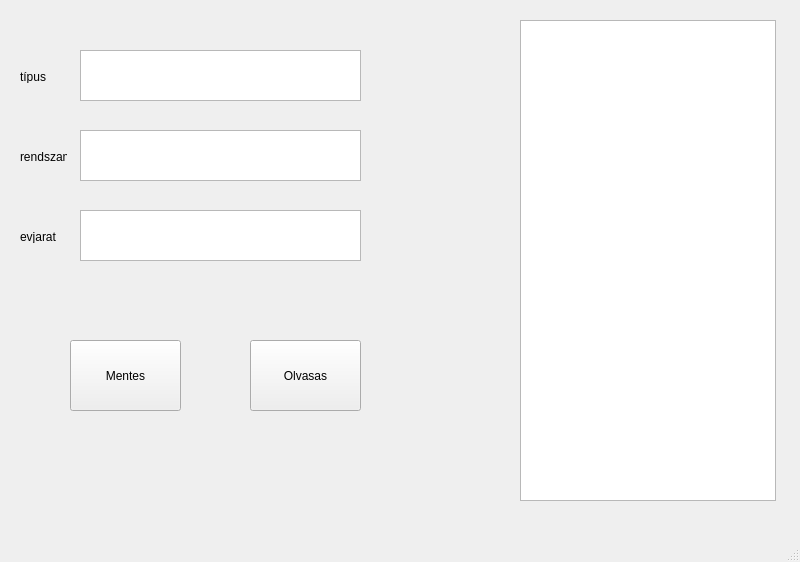
<?xml version="1.0" encoding="UTF-8"?>
<ui version="4.0">
 <class>MainWindow</class>
 <widget class="QMainWindow" name="MainWindow">
  <property name="geometry">
   <rect>
    <x>0</x>
    <y>0</y>
    <width>800</width>
    <height>562</height>
   </rect>
  </property>
  <property name="windowTitle">
   <string>MainWindow</string>
  </property>
  <widget class="QWidget" name="centralwidget">
   <widget class="QListWidget" name="listWidget">
    <property name="geometry">
     <rect>
      <x>520</x>
      <y>20</y>
      <width>256</width>
      <height>481</height>
     </rect>
    </property>
   </widget>
   <widget class="QPlainTextEdit" name="plainTextEdit">
    <property name="geometry">
     <rect>
      <x>80</x>
      <y>50</y>
      <width>281</width>
      <height>51</height>
     </rect>
    </property>
   </widget>
   <widget class="QPlainTextEdit" name="plainTextEdit_2">
    <property name="geometry">
     <rect>
      <x>80</x>
      <y>130</y>
      <width>281</width>
      <height>51</height>
     </rect>
    </property>
   </widget>
   <widget class="QPlainTextEdit" name="plainTextEdit_3">
    <property name="geometry">
     <rect>
      <x>80</x>
      <y>210</y>
      <width>281</width>
      <height>51</height>
     </rect>
    </property>
   </widget>
   <widget class="QLabel" name="label">
    <property name="geometry">
     <rect>
      <x>20</x>
      <y>70</y>
      <width>47</width>
      <height>13</height>
     </rect>
    </property>
    <property name="text">
     <string>típus</string>
    </property>
   </widget>
   <widget class="QLabel" name="label_2">
    <property name="geometry">
     <rect>
      <x>20</x>
      <y>150</y>
      <width>47</width>
      <height>13</height>
     </rect>
    </property>
    <property name="text">
     <string>rendszam</string>
    </property>
   </widget>
   <widget class="QLabel" name="label_3">
    <property name="geometry">
     <rect>
      <x>20</x>
      <y>230</y>
      <width>47</width>
      <height>13</height>
     </rect>
    </property>
    <property name="text">
     <string>evjarat</string>
    </property>
   </widget>
   <widget class="QPushButton" name="pushButton">
    <property name="geometry">
     <rect>
      <x>70</x>
      <y>340</y>
      <width>111</width>
      <height>71</height>
     </rect>
    </property>
    <property name="text">
     <string>Mentes</string>
    </property>
   </widget>
   <widget class="QPushButton" name="pushButton_2">
    <property name="geometry">
     <rect>
      <x>250</x>
      <y>340</y>
      <width>111</width>
      <height>71</height>
     </rect>
    </property>
    <property name="text">
     <string>Olvasas</string>
    </property>
   </widget>
  </widget>
  <widget class="QMenuBar" name="menubar">
   <property name="geometry">
    <rect>
     <x>0</x>
     <y>0</y>
     <width>800</width>
     <height>21</height>
    </rect>
   </property>
  </widget>
  <widget class="QStatusBar" name="statusbar"/>
 </widget>
 <resources/>
 <connections/>
</ui>
